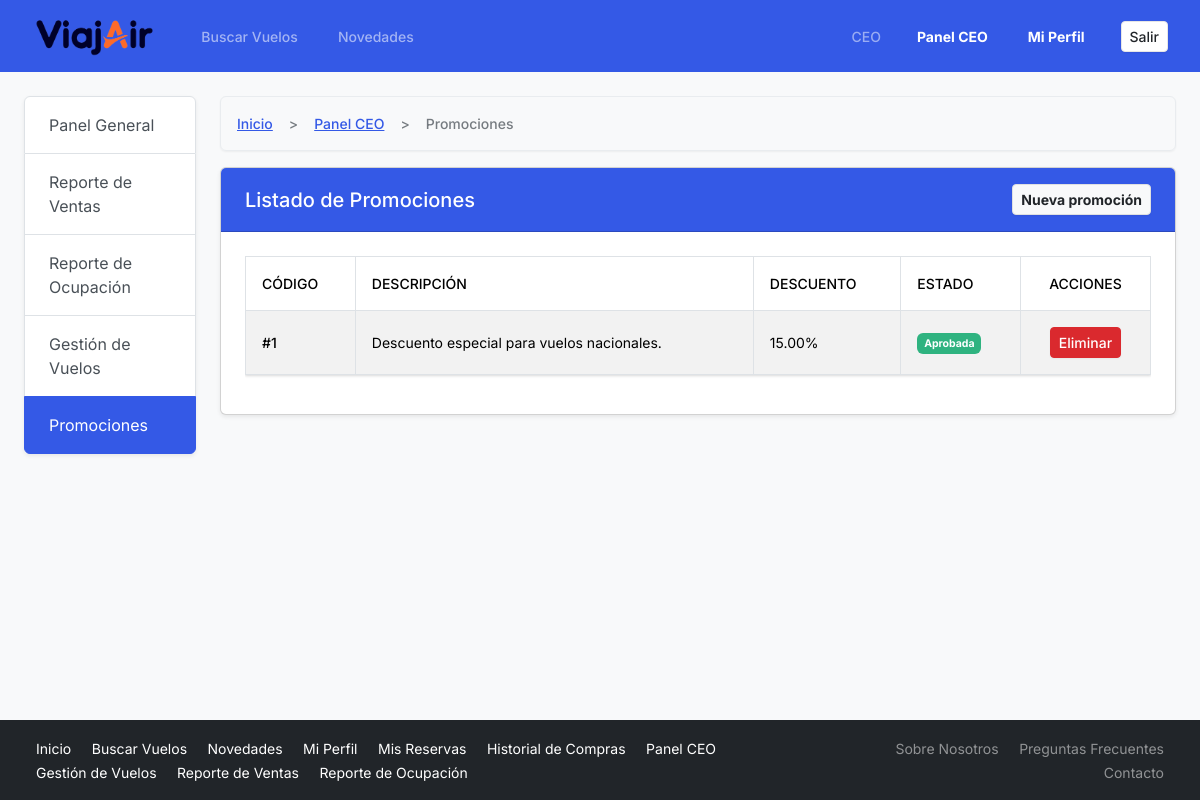
/ceo/promociones/abm_promociones.php (signed in), run on the app's committed database.
### tables this page shows
CREATE TABLE PROMOCIONES (
    codPromocion INT AUTO_INCREMENT PRIMARY KEY,
    descripcionPromocion VARCHAR(200) NOT NULL,
    descuentoPromocion DECIMAL(5,2) NOT NULL,
    codAerolinea INT NOT NULL,
    estadoPromocion ENUM('pendiente', 'aprobada', 'denegada') DEFAULT 'pendiente',
    FOREIGN KEY (codAerolinea) REFERENCES AEROLINEAS(codAerolinea) ON DELETE CASCADE
);

### ceo/promociones/abm_promociones.php (the view, shortened to what this page needs)
<?php
require '../../includes/conexion.php';
$codAerolinea = (int) $_SESSION['codAerolinea'];
$porPagina = 5;
$pagina = filter_input(INPUT_GET, 'pagina', FILTER_VALIDATE_INT);
if ($pagina === false || $pagina === null || $pagina < 1) {
    $pagina = 1;
}
$stmtConteo = $conexion->prepare('SELECT COUNT(*) AS total FROM PROMOCIONES WHERE codAerolinea = ?');
$stmtConteo->bind_param('i', $codAerolinea);
$stmtConteo->execute();
$totalRegistros = (int) $stmtConteo->get_result()->fetch_assoc()['total'];
$totalPaginas = max(1, (int) ceil($totalRegistros / $porPagina));
$pagina = min($pagina, $totalPaginas);
$offset = ($pagina - 1) * $porPagina;
$stmt = $conexion->prepare(
    'SELECT codPromocion, descripcionPromocion, descuentoPromocion, estadoPromocion
     FROM PROMOCIONES
     WHERE codAerolinea = ?
     ORDER BY codPromocion DESC
     LIMIT ? OFFSET ?'
);
$stmt->bind_param('iii', $codAerolinea, $porPagina, $offset);
$stmt->execute();
$resultado = $stmt->get_result();
$estados = [
    'pendiente' => ['clase' => 'bg-warning text-dark', 'texto' => 'Pendiente'],
    'aprobada' => ['clase' => 'bg-success', 'texto' => 'Aprobada'],
    'denegada' => ['clase' => 'bg-danger', 'texto' => 'Denegada'],
];
require '../../includes/header.php';
?>
<div class="row">
    <?php
    require '../sidebar_ceo.php';
    ?>
    <div class="col-md-9 col-lg-10">
        <nav aria-label="breadcrumb">
            <ol class="breadcrumb">
                <li class="breadcrumb-item"><a href="/tpi/index.php">Inicio</a></li>
                <li class="breadcrumb-item"><a href="/tpi/ceo/dashboard.php">Panel CEO</a></li>
                <li class="breadcrumb-item active" aria-current="page">Promociones</li>
            </ol>
        </nav>
        <div class="card shadow-sm">
            <div class="card-header bg-primary text-white d-flex justify-content-between align-items-center py-3">
                <h1 class="h5 mb-0">Listado de Promociones</h1>
                <a href="form_promocion.php" class="btn btn-light btn-sm fw-bold">Nueva promoción</a>
            </div>
            <div class="card-body p-4">
                <div class="table-responsive">
                    <table class="table table-striped table-bordered table-hover align-middle"
                           aria-labelledby="titulo-tabla-promociones">
                        <thead>
                            <tr>
                                <th scope="col">Código</th>
                                <th scope="col">Descripción</th>
                                <th scope="col">Descuento</th>
                                <th scope="col">Estado</th>
                                <th scope="col" class="text-center">Acciones</th>
                            </tr>
                        </thead>
                        <tbody>
                            <?php if ($resultado->num_rows > 0): ?>
                                <?php while ($promocion = $resultado->fetch_assoc()): ?>
                                    <?php
                                    $idPromocion = (int) $promocion['codPromocion'];
                                    $estado = $estados[$promocion['estadoPromocion']] ?? [
                                        'clase' => 'bg-secondary',
                                        'texto' => 'Estado desconocido',
                                    ];
                                    ?>
                                    <tr>
                                        <th scope="row">#<?= $idPromocion; ?></th>
                                        <td>
                                            <div class="text-break" style="max-width: 28rem;">
                                                <?= htmlspecialchars($promocion['descripcionPromocion'], ENT_QUOTES | ENT_SUBSTITUTE, 'UTF-8'); ?>
                                            </div>
                                        </td>
                                        <td><?= htmlspecialchars($promocion['descuentoPromocion'], ENT_QUOTES, 'UTF-8'); ?>%</td>
                                        <td>
                                            <span class="badge <?= $estado['clase']; ?>"
                                                  aria-label="Estado: <?= $estado['texto']; ?>">
                                                <?= $estado['texto']; ?>
                                            </span>
                                        </td>
                                        <td class="text-center text-nowrap">
                                            <button type="button" class="btn btn-sm btn-danger"
                                                    data-bs-toggle="modal"
                                                    data-bs-target="#modalEliminarPromocion<?= $idPromocion; ?>">
                                                Eliminar
                                            </button>
                                        </td>
                                    </tr>
                                <?php endwhile; ?>
                            <?php else: ?>
                                <tr>
                                    <td colspan="5" class="text-center">No hay promociones para mostrar.</td>
                                </tr>
                            <?php endif; ?>
                        </tbody>
                    </table>
                </div>
            </div>
        </div>
    </div>
</div>
<?php require '../../includes/footer.php'; ?>

### assets/css/styles.css (style rules this page uses)
html { overflow-y: scroll; }
html, body { max-width: 100%; overflow-x: clip; }
:is(a, button, input, select, textarea, .btn, .page-link, .accordion-button):focus-visible { outline: 3px solid #060b26; outline-offset: 2px; }
.badge { line-height: normal; }

### data on the page
promociones: codPromocion "1", descripcionPromocion "Descuento especial para vuelos nacionales.", descuentoPromocion "15.00", estadoPromocion "Aprobada"

### other printed values
explode(' ', trim($nameLogin))[0] "CEO"
